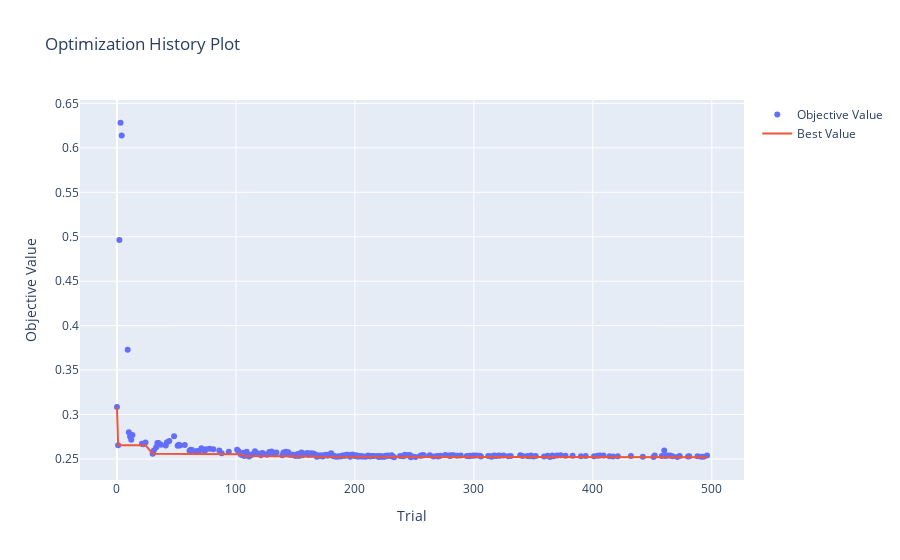

The notebook cell saved with this chart:
### Code cell
fig = optuna.visualization.plot_optimization_history(study)
fig.show()

### Figure 1 — Plotly figure (JSON) as saved in the notebook; plotly's stock layout.template omitted (floating-point values rounded to 4 significant figures; data arrays with more than 128 entries replaced by an {"elided": "..."} marker saying what was removed)
{"data": [{"mode": "markers", "name": "Objective Value", "type": "scatter", "x": {"elided": "237 int values"}, "y": {"elided": "237 float values"}}, {"name": "Best Value", "type": "scatter", "x": {"elided": "237 int values"}, "y": {"elided": "237 float values"}}], "layout": {"title": {"text": "Optimization History Plot"}, "xaxis": {"title": {"text": "Trial"}}, "yaxis": {"title": {"text": "Objective Value"}}}}
